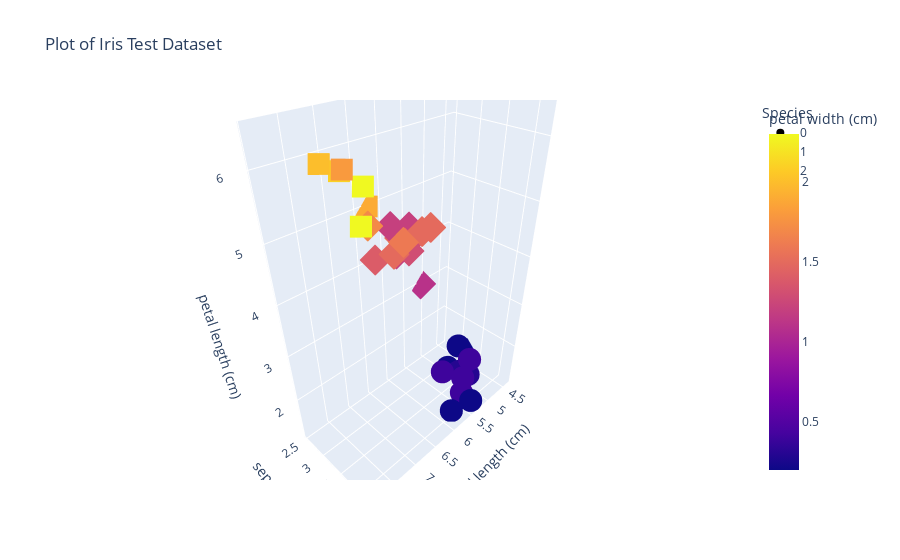

The cell this chart's notebook holds for it:
### Code cell
df = pd.DataFrame(X_test, columns=data['feature_names'])
df['target'] = y_test
import plotly.express as px
feature_names = data['feature_names']
fig = px.scatter_3d(
    df, 
    x=feature_names[0], 
    y=feature_names[1], 
    z=feature_names[2], 
    color=df[feature_names[3]], 
    symbol=df['target'].astype(str),
    labels={'symbol': 'Species'},
    title="Plot of Iris Test Dataset"
)

fig.show()

### Figure 1 — Plotly figure (JSON) as saved in the notebook; plotly's stock layout.template omitted (floating-point values rounded to 4 significant figures)
{"data": [{"hovertemplate": "Species=0<br>sepal length (cm)=%{x}<br>sepal width (cm)=%{y}<br>petal length (cm)=%{z}<br>petal width (cm)=%{marker.color}<extra></extra>", "legendgroup": "0", "marker": {"color": [0.2, 0.4, 0.4, 0.2, 0.4, 0.2, 0.4, 0.2, 0.3, 0.2, 0.3], "coloraxis": "coloraxis", "symbol": "circle"}, "mode": "markers", "name": "0", "scene": "scene", "showlegend": true, "type": "scatter3d", "x": [5.8, 5.4, 5.1, 4.7, 5.4, 4.4, 5.4, 5, 5, 5.5, 5.1], "y": [4, 3.9, 3.8, 3.2, 3.9, 3.2, 3.4, 3.2, 3.5, 4.2, 3.8], "z": [1.2, 1.3, 1.9, 1.6, 1.7, 1.3, 1.5, 1.2, 1.3, 1.4, 1.5]}, {"hovertemplate": "Species=1<br>sepal length (cm)=%{x}<br>sepal width (cm)=%{y}<br>petal length (cm)=%{z}<br>petal width (cm)=%{marker.color}<extra></extra>", "legendgroup": "1", "marker": {"color": [1.1, 1.4, 1.6, 1.3, 1.5, 1.5, 1.2, 1.5, 1.2, 1.5, 1.7, 1.3, 1.2], "coloraxis": "coloraxis", "symbol": "diamond"}, "mode": "markers", "name": "1", "scene": "scene", "showlegend": true, "type": "scatter3d", "x": [5.1, 6.6, 6.3, 5.6, 6.4, 6, 5.8, 5.6, 5.5, 5.4, 6.7, 5.7, 6.1], "y": [2.5, 3, 3.3, 2.7, 3.2, 2.9, 2.6, 3, 2.6, 3, 3, 2.8, 2.8], "z": [3, 4.4, 4.7, 4.2, 4.5, 4.5, 4, 4.5, 4.4, 4.5, 5, 4.1, 4.7]}, {"hovertemplate": "Species=2<br>sepal length (cm)=%{x}<br>sepal width (cm)=%{y}<br>petal length (cm)=%{z}<br>petal width (cm)=%{marker.color}<extra></extra>", "legendgroup": "2", "marker": {"color": [2, 2.3, 2.3, 2.1, 1.8, 1.9], "coloraxis": "coloraxis", "symbol": "square"}, "mode": "markers", "name": "2", "scene": "scene", "showlegend": true, "type": "scatter3d", "x": [7.9, 6.9, 6.9, 7.1, 7.2, 6.3], "y": [3.8, 3.1, 3.2, 3, 3.2, 2.5], "z": [6.4, 5.1, 5.7, 5.9, 6, 5]}], "layout": {"coloraxis": {"colorbar": {"title": {"text": "petal width (cm)"}}, "colorscale": [[0, "#0d0887"], [0.1111, "#46039f"], [0.2222, "#7201a8"], [0.3333, "#9c179e"], [0.4444, "#bd3786"], [0.5556, "#d8576b"], [0.6667, "#ed7953"], [0.7778, "#fb9f3a"], [0.8889, "#fdca26"], [1, "#f0f921"]]}, "legend": {"title": {"text": "Species"}, "tracegroupgap": 0}, "scene": {"domain": {"x": [0, 1], "y": [0, 1]}, "xaxis": {"title": {"text": "sepal length (cm)"}}, "yaxis": {"title": {"text": "sepal width (cm)"}}, "zaxis": {"title": {"text": "petal length (cm)"}}}, "title": {"text": "Plot of Iris Test Dataset"}}}
